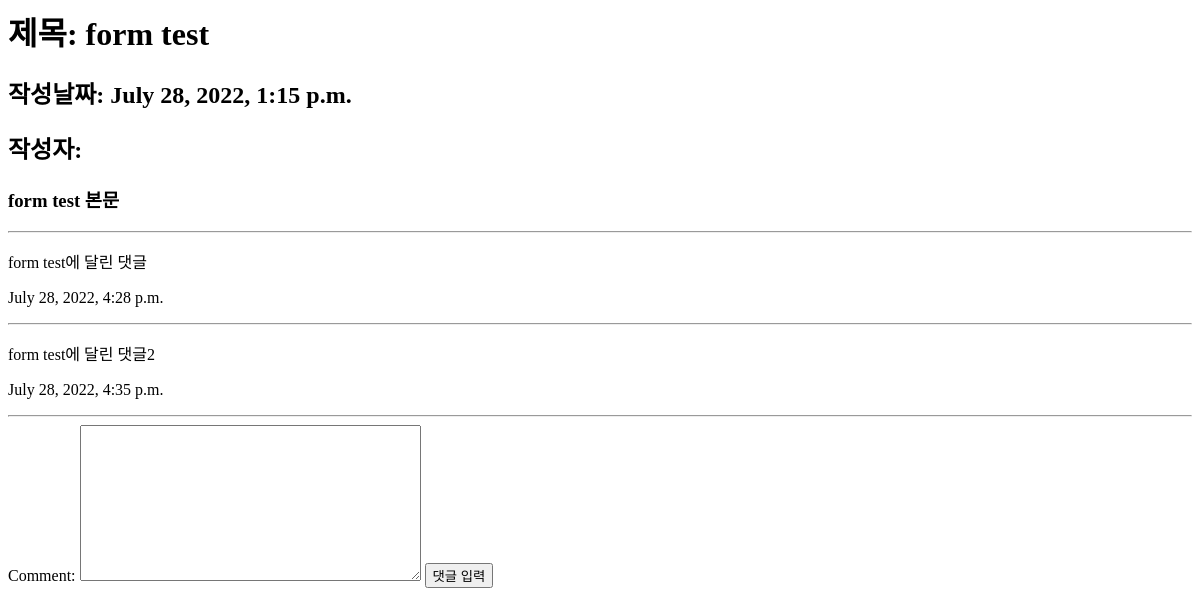
Before: /detail/1 with the older database file.
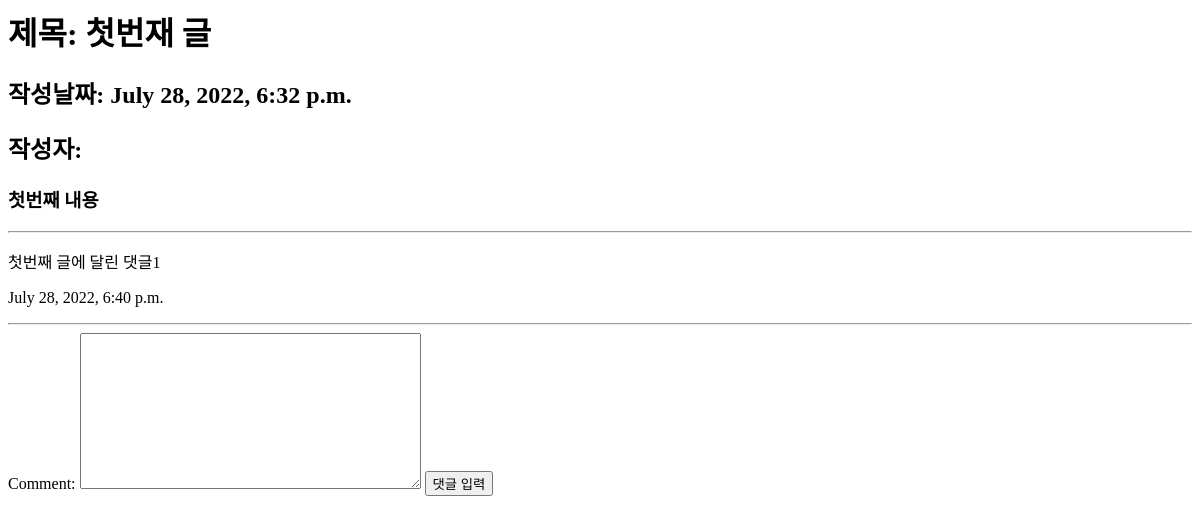
After: the same page with the newer database file.
### postapp/models.py (models this page shows, shortened)
class Post(models.Model):
    title = models.CharField(max_length=200)
    body = models.TextField()
    date = models.DateTimeField(auto_now_add=True)

class Comment(models.Model):
    comment = models.TextField()
    date = models.DateTimeField(auto_now_add=True)
    post = models.ForeignKey(Post, null =True, blank=True, on_delete=models.CASCADE)
    def __str__(self):
        return self.comment

### postapp/views.py (the view)
# urls.py: path('detail/<int:post_id>', views.detail, name='detail'),
def detail(request,post_id):
    post_detail = get_object_or_404(Post, pk=post_id)
    comment_form = CommentForm()
    return render(request, "detail.html",{"post_detail":post_detail,"comment_form":comment_form})

### postapp/forms.py
class CommentForm(forms.ModelForm):
    class Meta:
        model = Comment
        fields =["comment"]

### postapp/templates/detail.html (shortened to what this page needs)
<h1>제목: {{ post_detail.title}}</h1>
<h2>작성날짜: {{ post_detail.date}}</h2>
<h2> 작성자: {{ post_detail.author }} </h2>
<h3>
    {{ post_detail.body}}
</h3>
<hr>
{% for comment in post_detail.comment_set.all %}
    <p> {{ comment }} </p>
    <p> {{ comment.date }} </p>
    <hr>
{% endfor %}
<form method="POST" action="{% url 'new_comment' post_detail.id %}">
    {{ comment_form }}
    <input type="submit" value="댓글 입력">
</form>

Changed rows visible on the page:
removed Comment: comment "form test에 달린 댓글2", date "July 28, 2022, 4:35 p.m."
changed Post: title "form test" → "첫번재 글"; date "July 28, 2022, 1:15 p.m." → "July 28, 2022, 6:32 p.m."; body "form test 본문" → "첫번째 내용"
changed Comment: comment "form test에 달린 댓글" → "첫번째 글에 달린 댓글1"; date "July 28, 2022, 4:28 p.m." → "July 28, 2022, 6:40 p.m."
